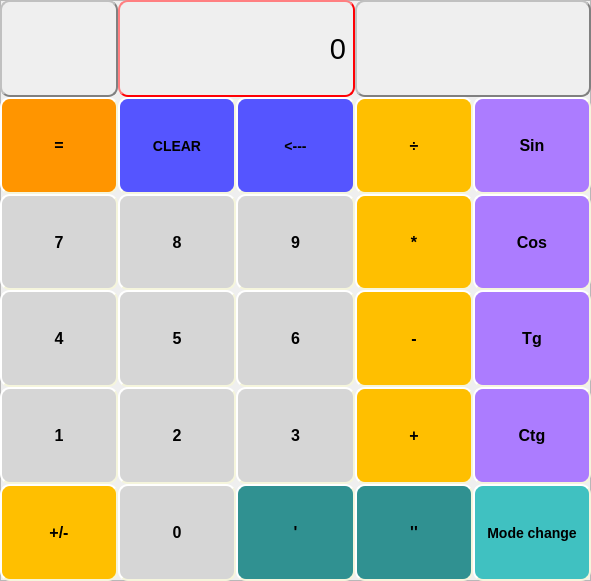
   <widget class="QFrame" name="frame">
    <property name="geometry">
     <rect>
      <x>10</x>
      <y>30</y>
      <width>591</width>
      <height>581</height>
     </rect>
    </property>
    <property name="frameShape">
     <enum>QFrame::StyledPanel</enum>
    </property>
    <property name="frameShadow">
     <enum>QFrame::Raised</enum>
    </property>
    <widget class="QWidget" name="gridLayoutWidget">
     <property name="geometry">
      <rect>
       <x>0</x>
       <y>0</y>
       <width>591</width>
       <height>581</height>
      </rect>
     </property>
     <layout class="QGridLayout" name="gridLayout">
      <property name="sizeConstraint">
       <enum>QLayout::SetDefaultConstraint</enum>
      </property>
      <property name="spacing">
       <number>0</number>
      </property>
      <item row="6" column="2">
       <widget class="QPushButton" name="BtnDot">
        <property name="sizePolicy">
         <sizepolicy hsizetype="MinimumExpanding" vsizetype="Expanding">
          <horstretch>0</horstretch>
          <verstretch>0</verstretch>
         </sizepolicy>
        </property>
        <property name="font">
         <font>
          <pointsize>-1</pointsize>
          <weight>75</weight>
          <italic>false</italic>
          <bold>true</bold>
         </font>
        </property>
        <property name="styleSheet">
         <string notr="true">QPushButton{
     background-color: rgb(48, 145, 145);
     border-style: outset;
     border-width: 2px;
     border-radius: 10px;
     border-color: beige;
     font: bold 16px;
 }
QPushButton:hover {
     background-color: rgb(41, 125, 125);
     border-style: inset;
 }
 QPushButton:pressed {
     background-color: rgb(31, 95, 95);
     border-style: inset;
 }
 QPushButton:checked {
     background-color:rgb(31, 95, 95);
     border-style: inset;
 }</string>
        </property>
        <property name="text">
         <string>'</string>
        </property>
        <property name="checkable">
         <bool>true</bool>
        </property>
        <property name="flat">
         <bool>false</bool>
        </property>
       </widget>
      </item>
      <item row="3" column="2">
       <widget class="QPushButton" name="Btn9">
        <property name="sizePolicy">
         <sizepolicy hsizetype="MinimumExpanding" vsizetype="Expanding">
          <horstretch>0</horstretch>
          <verstretch>0</verstretch>
         </sizepolicy>
        </property>
        <property name="font">
         <font>
          <pointsize>-1</pointsize>
          <weight>75</weight>
          <italic>false</italic>
          <bold>true</bold>
         </font>
        </property>
        <property name="styleSheet">
         <string notr="true">QPushButton{
     background-color: rgb(214, 214, 214);
     border-style: outset;
     border-width: 2px;
     border-radius: 10px;
     border-color: beige;
     font: bold 16px;
 }
 QPushButton:hover {
     background-color: rgb(188, 188, 188);
     border-style: inset;
 }
QPushButton:pressed {
     background-color: rgb(124, 124, 124);
     border-style: inset;
 }</string>
        </property>
        <property name="text">
         <string>9</string>
        </property>
        <property name="flat">
         <bool>false</bool>
        </property>
       </widget>
      </item>
      <item row="1" column="3" colspan="2">
       <widget class="QLabel" name="label_des">
        <property name="maximumSize">
         <size>
          <width>255</width>
          <height>16777215</height>
         </size>
        </property>
        <property name="font">
         <font>
          <pointsize>22</pointsize>
         </font>
        </property>
        <property name="styleSheet">
         <string notr="true">QLabel {
  border: 1px solid gray;
  border-style: outset;
  border-width: 2px;
  border-radius: 10px;
}</string>
        </property>
        <property name="text">
         <string/>
        </property>
        <property name="alignment">
         <set>Qt::AlignRight|Qt::AlignTrailing|Qt::AlignVCenter</set>
        </property>
       </widget>
      </item>
      <item row="4" column="1">
       <widget class="QPushButton" name="Btn5">
        <property name="sizePolicy">
         <sizepolicy hsizetype="MinimumExpanding" vsizetype="Expanding">
          <horstretch>0</horstretch>
          <verstretch>0</verstretch>
         </sizepolicy>
        </property>
        <property name="font">
         <font>
          <pointsize>-1</pointsize>
          <weight>75</weight>
          <italic>false</italic>
          <bold>true</bold>
         </font>
        </property>
        <property name="styleSheet">
         <string notr="true">QPushButton{
     background-color: rgb(214, 214, 214);
     border-style: outset;
     border-width: 2px;
     border-radius: 10px;
     border-color: beige;
     font: bold 16px;
 }
 QPushButton:hover {
     background-color: rgb(188, 188, 188);
     border-style: inset;
 }
QPushButton:pressed {
     background-color: rgb(124, 124, 124);
     border-style: inset;
 }</string>
        </property>
        <property name="text">
         <string>5</string>
        </property>
        <property name="flat">
         <bool>false</bool>
        </property>
       </widget>
      </item>
      <item row="3" column="4">
       <widget class="QPushButton" name="BtnCos">
        <property name="sizePolicy">
         <sizepolicy hsizetype="MinimumExpanding" vsizetype="Expanding">
          <horstretch>0</horstretch>
          <verstretch>0</verstretch>
         </sizepolicy>
        </property>
        <property name="font">
         <font>
          <pointsize>-1</pointsize>
          <weight>75</weight>
          <italic>false</italic>
          <bold>true</bold>
         </font>
        </property>
        <property name="styleSheet">
         <string notr="true">QPushButton{
     background-color: rgb(172, 124, 255);
     border-style: outset;
     border-width: 2px;
     border-radius: 10px;
     border-color: beige;
     font: bold 16px;
     min-width: 5em;
     padding: 6px;
 }
 QPushButton:hover {
     background-color: rgb(151, 110, 226);
     border-style: inset;
 }
 QPushButton:pressed {
     background-color: rgb(127, 92, 190);
     border-style: inset;
 }</string>
        </property>
        <property name="text">
         <string>Cos</string>
        </property>
       </widget>
      </item>
      <item row="5" column="0">
       <widget class="QPushButton" name="Btn1">
        <property name="sizePolicy">
         <sizepolicy hsizetype="MinimumExpanding" vsizetype="Expanding">
          <horstretch>0</horstretch>
          <verstretch>0</verstretch>
         </sizepolicy>
        </property>
        <property name="font">
         <font>
          <pointsize>-1</pointsize>
          <weight>75</weight>
          <italic>false</italic>
          <bold>true</bold>
         </font>
        </property>
        <property name="styleSheet">
         <string notr="true">QPushButton{
     background-color: rgb(214, 214, 214);
     border-style: outset;
     border-width: 2px;
     border-radius: 10px;
     border-color: beige;
     font: bold 16px;
 }
 QPushButton:hover {
     background-color: rgb(188, 188, 188);
     border-style: inset;
 }
QPushButton:pressed {
     background-color: rgb(124, 124, 124);
     border-style: inset;
 }</string>
        </property>
        <property name="text">
         <string>1</string>
        </property>
        <property name="flat">
         <bool>false</bool>
        </property>
       </widget>
      </item>
      <item row="5" column="4">
       <widget class="QPushButton" name="BtnCtg">
        <property name="sizePolicy">
         <sizepolicy hsizetype="MinimumExpanding" vsizetype="Expanding">
          <horstretch>0</horstretch>
          <verstretch>0</verstretch>
         </sizepolicy>
        </property>
        <property name="font">
         <font>
          <pointsize>-1</pointsize>
          <weight>75</weight>
          <italic>false</italic>
          <bold>true</bold>
         </font>
        </property>
        <property name="styleSheet">
         <string notr="true">QPushButton{
     background-color: rgb(172, 124, 255);
     border-style: outset;
     border-width: 2px;
     border-radius: 10px;
     border-color: beige;
     font: bold 16px;
     min-width: 5em;
     padding: 6px;
 }
 QPushButton:hover {
     background-color: rgb(151, 110, 226);
     border-style: inset;
 }
 QPushButton:pressed {
     background-color: rgb(127, 92, 190);
     border-style: inset;
 }</string>
        </property>
        <property name="text">
         <string>Ctg</string>
        </property>
       </widget>
      </item>
      <item row="2" column="1">
       <widget class="QPushButton" name="BtnClearAll">
        <property name="sizePolicy">
         <sizepolicy hsizetype="MinimumExpanding" vsizetype="Expanding">
          <horstretch>0</horstretch>
          <verstretch>0</verstretch>
         </sizepolicy>
        </property>
        <property name="font">
         <font>
          <pointsize>-1</pointsize>
          <weight>75</weight>
          <italic>false</italic>
          <bold>true</bold>
         </font>
        </property>
        <property name="styleSheet">
         <string notr="true">QPushButton{
     background-color: rgb(85, 85, 255);
     border-style: outset;
     border-width: 2px;
     border-radius: 10px;
     border-color: beige;
     font: bold 14px;
     min-width: 5em;
     padding: 6px;
 }
 QPushButton:hover {
     background-color:rgb(75, 75, 225);
     border-style: inset;
 }
 QPushButton:pressed {
     background-color: rgb(67, 67, 229);
     border-style: inset;
 }</string>
        </property>
        <property name="text">
         <string>CLEAR</string>
        </property>
        <property name="flat">
         <bool>false</bool>
        </property>
       </widget>
      </item>
      <item row="6" column="0">
       <widget class="QPushButton" name="BtnPM">
        <property name="sizePolicy">
         <sizepolicy hsizetype="MinimumExpanding" vsizetype="Expanding">
          <horstretch>0</horstretch>
          <verstretch>0</verstretch>
         </sizepolicy>
        </property>
        <property name="font">
         <font>
          <pointsize>-1</pointsize>
          <weight>75</weight>
          <italic>false</italic>
          <bold>true</bold>
         </font>
        </property>
        <property name="styleSheet">
         <string notr="true">QPushButton{
     background-color: rgb(255, 191, 0);
     border-style: outset;
     border-width: 2px;
     border-radius: 10px;
     border-color: beige;
     font: bold 16px;
 }
 QPushButton:hover {
	background-color: rgb(229, 168, 0);
     border-style: inset;
 }
 QPushButton:pressed {
     background-color:rgb(188, 138, 0);
     border-style: inset;
 }
 QPushButton:checked {
     background-color:rgb(188, 138, 0);
     border-style: inset;
 }</string>
        </property>
        <property name="text">
         <string>+/-</string>
        </property>
        <property name="flat">
         <bool>false</bool>
        </property>
       </widget>
      </item>
      <item row="4" column="3">
       <widget class="QPushButton" name="BtnMinus">
        <property name="sizePolicy">
         <sizepolicy hsizetype="MinimumExpanding" vsizetype="Expanding">
          <horstretch>0</horstretch>
          <verstretch>0</verstretch>
         </sizepolicy>
        </property>
        <property name="font">
         <font>
          <pointsize>-1</pointsize>
          <weight>75</weight>
          <italic>false</italic>
          <bold>true</bold>
         </font>
        </property>
        <property name="styleSheet">
         <string notr="true">QPushButton{
     background-color: rgb(255, 191, 0);
     border-style: outset;
     border-width: 2px;
     border-radius: 10px;
     border-color: beige;
     font: bold 16px;
 }
 QPushButton:hover {
	background-color: rgb(229, 168, 0);
     border-style: inset;
 }
 QPushButton:pressed {
     background-color:rgb(188, 138, 0);
     border-style: inset;
 }
 QPushButton:checked {
     background-color:rgb(188, 138, 0);
     border-style: inset;
 }</string>
        </property>
        <property name="text">
         <string>-</string>
        </property>
        <property name="flat">
         <bool>false</bool>
        </property>
       </widget>
      </item>
      <item row="1" column="0">
       <widget class="QLabel" name="label">
        <property name="sizePolicy">
         <sizepolicy hsizetype="MinimumExpanding" vsizetype="Preferred">
          <horstretch>0</horstretch>
          <verstretch>0</verstretch>
         </sizepolicy>
        </property>
        <property name="styleSheet">
         <string notr="true">QLabel {
  border: 1px solid gray;
  border: 1px solid gray;
  border-style: outset;
  border-width: 2px;
  border-radius: 10px;
}</string>
        </property>
        <property name="text">
         <string/>
        </property>
        <property name="alignment">
         <set>Qt::AlignLeading|Qt::AlignLeft|Qt::AlignTop</set>
        </property>
       </widget>
      </item>
      <item row="4" column="4">
       <widget class="QPushButton" name="BtnTg">
        <property name="sizePolicy">
         <sizepolicy hsizetype="MinimumExpanding" vsizetype="Expanding">
          <horstretch>0</horstretch>
          <verstretch>0</verstretch>
         </sizepolicy>
        </property>
        <property name="font">
         <font>
          <pointsize>-1</pointsize>
          <weight>75</weight>
          <italic>false</italic>
          <bold>true</bold>
         </font>
        </property>
        <property name="styleSheet">
         <string notr="true">QPushButton{
     background-color: rgb(172, 124, 255);
     border-style: outset;
     border-width: 2px;
     border-radius: 10px;
     border-color: beige;
     font: bold 16px;
     min-width: 5em;
     padding: 6px;
 }
 QPushButton:hover {
     background-color: rgb(151, 110, 226);
     border-style: inset;
 }
 QPushButton:pressed {
     background-color: rgb(127, 92, 190);
     border-style: inset;
 }</string>
        </property>
        <property name="text">
         <string>Tg</string>
        </property>
       </widget>
      </item>
      <item row="1" column="1" colspan="2">
       <widget class="QLabel" name="res_label">
        <property name="sizePolicy">
         <sizepolicy hsizetype="Preferred" vsizetype="Expanding">
          <horstretch>0</horstretch>
          <verstretch>0</verstretch>
         </sizepolicy>
        </property>
        <property name="maximumSize">
         <size>
          <width>255</width>
          <height>150</height>
         </size>
        </property>
        <property name="font">
         <font>
          <pointsize>22</pointsize>
         </font>
        </property>
        <property name="styleSheet">
         <string notr="true">QLabel {
  border: 1px solid gray;
  border-style: outset;
  border-width: 2px;
  border-radius: 10px;
  border-color: rgb(255, 0, 4);
}</string>
        </property>
        <property name="text">
         <string>0</string>
        </property>
        <property name="textFormat">
         <enum>Qt::AutoText</enum>
        </property>
        <property name="scaledContents">
         <bool>false</bool>
        </property>
        <property name="alignment">
         <set>Qt::AlignRight|Qt::AlignTrailing|Qt::AlignVCenter</set>
        </property>
        <property name="wordWrap">
         <bool>false</bool>
        </property>
        <property name="indent">
         <number>-1</number>
        </property>
       </widget>
      </item>
      <item row="6" column="3">
       <widget class="QPushButton" name="BtnPP">
        <property name="sizePolicy">
         <sizepolicy hsizetype="MinimumExpanding" vsizetype="Expanding">
          <horstretch>0</horstretch>
          <verstretch>0</verstretch>
         </sizepolicy>
        </property>
        <property name="font">
         <font>
          <pointsize>-1</pointsize>
          <weight>75</weight>
          <italic>false</italic>
          <bold>true</bold>
         </font>
        </property>
        <property name="styleSheet">
         <string notr="true">QPushButton{
     background-color: rgb(48, 145, 145);
     border-style: outset;
     border-width: 2px;
     border-radius: 10px;
     border-color: beige;
     font: bold 16px;
 }
QPushButton:hover {
     background-color: rgb(41, 125, 125);
     border-style: inset;
 }
 QPushButton:pressed {
     background-color: rgb(31, 95, 95);
     border-style: inset;
 }
 QPushButton:checked {
     background-color:rgb(31, 95, 95);
     border-style: inset;
 }</string>
        </property>
        <property name="text">
         <string>''</string>
        </property>
        <property name="checkable">
         <bool>true</bool>
        </property>
       </widget>
      </item>
      <item row="4" column="0">
       <widget class="QPushButton" name="Btn4">
        <property name="sizePolicy">
         <sizepolicy hsizetype="MinimumExpanding" vsizetype="Expanding">
          <horstretch>0</horstretch>
          <verstretch>0</verstretch>
         </sizepolicy>
        </property>
        <property name="font">
         <font>
          <pointsize>-1</pointsize>
          <weight>75</weight>
          <italic>false</italic>
          <bold>true</bold>
         </font>
        </property>
        <property name="styleSheet">
         <string notr="true">QPushButton{
     background-color: rgb(214, 214, 214);
     border-style: outset;
     border-width: 2px;
     border-radius: 10px;
     border-color: beige;
     font: bold 16px;
 }
 QPushButton:hover {
     background-color: rgb(188, 188, 188);
     border-style: inset;
 }
QPushButton:pressed {
     background-color: rgb(124, 124, 124);
     border-style: inset;
 }</string>
        </property>
        <property name="text">
         <string>4</string>
        </property>
        <property name="flat">
         <bool>false</bool>
        </property>
       </widget>
      </item>
      <item row="2" column="2">
       <widget class="QPushButton" name="BtnDelOne">
        <property name="sizePolicy">
         <sizepolicy hsizetype="MinimumExpanding" vsizetype="Expanding">
          <horstretch>0</horstretch>
          <verstretch>0</verstretch>
         </sizepolicy>
        </property>
        <property name="font">
         <font>
          <pointsize>-1</pointsize>
          <weight>75</weight>
          <italic>false</italic>
          <bold>true</bold>
         </font>
        </property>
        <property name="styleSheet">
         <string notr="true">QPushButton{
     background-color: rgb(85, 85, 255);
     border-style: outset;
     border-width: 2px;
     border-radius: 10px;
     border-color: beige;
     font: bold 14px;
     min-width: 5em;
     padding: 6px;
 }
 QPushButton:hover {
     background-color:rgb(75, 75, 225);
     border-style: inset;
 }
 QPushButton:pressed {
     background-color: rgb(67, 67, 229);
     border-style: inset;
 }</string>
        </property>
        <property name="text">
         <string>&lt;---</string>
        </property>
        <property name="flat">
         <bool>false</bool>
        </property>
       </widget>
      </item>
      <item row="5" column="3">
       <widget class="QPushButton" name="BtnPlus">
        <property name="sizePolicy">
         <sizepolicy hsizetype="MinimumExpanding" vsizetype="Expanding">
          <horstretch>0</horstretch>
          <verstretch>0</verstretch>
         </sizepolicy>
        </property>
        <property name="font">
         <font>
          <pointsize>-1</pointsize>
          <weight>75</weight>
          <italic>false</italic>
          <bold>true</bold>
         </font>
        </property>
        <property name="styleSheet">
         <string notr="true">QPushButton{
     background-color: rgb(255, 191, 0);
     border-style: outset;
     border-width: 2px;
     border-radius: 10px;
     border-color: beige;
     font: bold 16px;
 }
 QPushButton:hover {
	background-color: rgb(229, 168, 0);
     border-style: inset;
 }
 QPushButton:pressed {
     background-color:rgb(188, 138, 0);
     border-style: inset;
 }
 QPushButton:checked {
     background-color:rgb(188, 138, 0);
     border-style: inset;
 }</string>
        </property>
        <property name="text">
         <string>+</string>
        </property>
        <property name="autoRepeat">
         <bool>false</bool>
        </property>
        <property name="autoExclusive">
         <bool>false</bool>
        </property>
        <property name="flat">
         <bool>false</bool>
        </property>
       </widget>
      </item>
      <item row="3" column="0">
       <widget class="QPushButton" name="Btn7">
        <property name="sizePolicy">
         <sizepolicy hsizetype="MinimumExpanding" vsizetype="Expanding">
          <horstretch>0</horstretch>
          <verstretch>0</verstretch>
         </sizepolicy>
        </property>
        <property name="font">
         <font>
          <pointsize>-1</pointsize>
          <weight>75</weight>
          <italic>false</italic>
          <bold>true</bold>
         </font>
        </property>
        <property name="styleSheet">
         <string notr="true">QPushButton{
     background-color: rgb(214, 214, 214);
     border-style: outset;
     border-width: 2px;
     border-radius: 10px;
     border-color: beige;
     font: bold 16px;
 }
 QPushButton:hover {
     background-color: rgb(188, 188, 188);
     border-style: inset;
 }
QPushButton:pressed {
     background-color: rgb(124, 124, 124);
     border-style: inset;
 }</string>
        </property>
        <property name="text">
         <string>7</string>
        </property>
        <property name="flat">
         <bool>false</bool>
        </property>
       </widget>
      </item>
      <item row="6" column="4">
       <widget class="QPushButton" name="BtnMode">
        <property name="sizePolicy">
         <sizepolicy hsizetype="MinimumExpanding" vsizetype="Expanding">
          <horstretch>0</horstretch>
          <verstretch>0</verstretch>
         </sizepolicy>
        </property>
        <property name="font">
         <font>
          <pointsize>-1</pointsize>
          <weight>75</weight>
          <italic>false</italic>
          <bold>true</bold>
         </font>
        </property>
        <property name="styleSheet">
         <string notr="true">QPushButton{
     background-color: rgb(64, 193, 193);
     border-style: outset;
     border-width: 2px;
     border-radius: 10px;
     border-color: beige;
     font: bold 14px;
     min-width: 5em;
     padding: 6px;
 }
 QPushButton:hover {
     background-color:rgb(51, 153, 153);
     border-style: inset;
 }
 QPushButton:pressed {
     background-color: rgb(36, 108, 108);
     border-style: inset;
 }
 QPushButton:checked {
     background-color: rgb(36, 108, 108);
     border-style: inset;
 }</string>
        </property>
        <property name="text">
         <string>Mode change</string>
        </property>
        <property name="checkable">
         <bool>true</bool>
        </property>
       </widget>
      </item>
      <item row="2" column="0">
       <widget class="QPushButton" name="BtnDo">
        <property name="sizePolicy">
         <sizepolicy hsizetype="MinimumExpanding" vsizetype="Expanding">
          <horstretch>0</horstretch>
          <verstretch>0</verstretch>
         </sizepolicy>
        </property>
        <property name="font">
         <font>
          <pointsize>-1</pointsize>
          <weight>75</weight>
          <italic>false</italic>
          <bold>true</bold>
         </font>
        </property>
        <property name="styleSheet">
         <string notr="true">QPushButton{
     background-color: rgb(255, 149, 0);
     border-style: outset;
     border-width: 2px;
     border-radius: 10px;
     border-color: beige;
     font: bold 16px;
 }
 QPushButton:hover {
     background-color: rgb(232, 135, 0);
     border-style: inset;
 }
QPushButton:pressed {
     background-color: rgb(202, 114, 0);
     border-style: inset;
 }</string>
        </property>
        <property name="text">
         <string>=</string>
        </property>
        <property name="flat">
         <bool>false</bool>
        </property>
       </widget>
      </item>
      <item row="5" column="2">
       <widget class="QPushButton" name="Btn3">
        <property name="sizePolicy">
         <sizepolicy hsizetype="MinimumExpanding" vsizetype="Expanding">
          <horstretch>0</horstretch>
          <verstretch>0</verstretch>
         </sizepolicy>
        </property>
        <property name="font">
         <font>
          <pointsize>-1</pointsize>
          <weight>75</weight>
          <italic>false</italic>
          <bold>true</bold>
         </font>
        </property>
        <property name="styleSheet">
         <string notr="true">QPushButton{
     background-color: rgb(214, 214, 214);
     border-style: outset;
     border-width: 2px;
     border-radius: 10px;
     border-color: beige;
     font: bold 16px;
 }
 QPushButton:hover {
     background-color: rgb(188, 188, 188);
     border-style: inset;
 }
QPushButton:pressed {
     background-color: rgb(124, 124, 124);
     border-style: inset;
 }</string>
        </property>
        <property name="text">
         <string>3</string>
        </property>
        <property name="flat">
         <bool>false</bool>
        </property>
       </widget>
      </item>
      <item row="5" column="1">
       <widget class="QPushButton" name="Btn2">
        <property name="sizePolicy">
         <sizepolicy hsizetype="MinimumExpanding" vsizetype="Expanding">
          <horstretch>0</horstretch>
          <verstretch>0</verstretch>
         </sizepolicy>
        </property>
        <property name="font">
         <font>
          <pointsize>-1</pointsize>
          <weight>75</weight>
          <italic>false</italic>
          <bold>true</bold>
         </font>
        </property>
        <property name="styleSheet">
         <string notr="true">QPushButton{
     background-color: rgb(214, 214, 214);
     border-style: outset;
     border-width: 2px;
     border-radius: 10px;
     border-color: beige;
     font: bold 16px;
 }
 QPushButton:hover {
     background-color: rgb(188, 188, 188);
     border-style: inset;
 }
QPushButton:pressed {
     background-color: rgb(124, 124, 124);
     border-style: inset;
 }</string>
        </property>
        <property name="text">
         <string>2</string>
        </property>
        <property name="flat">
         <bool>false</bool>
        </property>
       </widget>
      </item>
      <item row="3" column="1">
       <widget class="QPushButton" name="Btn8">
        <property name="sizePolicy">
         <sizepolicy hsizetype="MinimumExpanding" vsizetype="Expanding">
          <horstretch>0</horstretch>
          <verstretch>0</verstretch>
         </sizepolicy>
        </property>
        <property name="font">
         <font>
          <pointsize>-1</pointsize>
          <weight>75</weight>
          <italic>false</italic>
          <bold>true</bold>
         </font>
        </property>
        <property name="styleSheet">
         <string notr="true">QPushButton{
     background-color: rgb(214, 214, 214);
     border-style: outset;
     border-width: 2px;
     border-radius: 10px;
     border-color: beige;
     font: bold 16px;
 }
 QPushButton:hover {
     background-color: rgb(188, 188, 188);
     border-style: inset;
 }
QPushButton:pressed {
     background-color: rgb(124, 124, 124);
     border-style: inset;
 }</string>
        </property>
        <property name="text">
         <string>8</string>
        </property>
        <property name="flat">
         <bool>false</bool>
        </property>
       </widget>
      </item>
      <item row="3" column="3">
       <widget class="QPushButton" name="BtnMult">
        <property name="sizePolicy">
         <sizepolicy hsizetype="MinimumExpanding" vsizetype="Expanding">
          <horstretch>0</horstretch>
          <verstretch>0</verstretch>
         </sizepolicy>
        </property>
        <property name="font">
         <font>
          <pointsize>-1</pointsize>
          <weight>75</weight>
          <italic>false</italic>
          <bold>true</bold>
         </font>
        </property>
        <property name="styleSheet">
         <string notr="true">QPushButton{
     background-color: rgb(255, 191, 0);
     border-style: outset;
     border-width: 2px;
     border-radius: 10px;
     border-color: beige;
     font: bold 16px;
 }
 QPushButton:hover {
	background-color: rgb(229, 168, 0);
     border-style: inset;
 }
 QPushButton:pressed {
     background-color:rgb(188, 138, 0);
     border-style: inset;
 }
 QPushButton:checked {
     background-color:rgb(188, 138, 0);
     border-style: inset;
 }</string>
        </property>
        <property name="text">
         <string>*</string>
        </property>
        <property name="flat">
         <bool>false</bool>
        </property>
       </widget>
      </item>
      <item row="2" column="4">
       <widget class="QPushButton" name="BtnSin">
        <property name="sizePolicy">
         <sizepolicy hsizetype="MinimumExpanding" vsizetype="Expanding">
          <horstretch>0</horstretch>
          <verstretch>0</verstretch>
         </sizepolicy>
        </property>
        <property name="font">
         <font>
          <pointsize>-1</pointsize>
          <weight>75</weight>
          <italic>false</italic>
          <bold>true</bold>
         </font>
        </property>
        <property name="styleSheet">
         <string notr="true">QPushButton{
     background-color: rgb(172, 124, 255);
     border-style: outset;
     border-width: 2px;
     border-radius: 10px;
     border-color: beige;
     font: bold 16px;
     min-width: 5em;
     padding: 6px;
 }
 QPushButton:hover {
     background-color: rgb(151, 110, 226);
     border-style: inset;
 }
 QPushButton:pressed {
     background-color: rgb(127, 92, 190);
     border-style: inset;
 }</string>
        </property>
        <property name="text">
         <string>Sin</string>
        </property>
       </widget>
      </item>
      <item row="6" column="1">
       <widget class="QPushButton" name="Btn0">
        <property name="sizePolicy">
         <sizepolicy hsizetype="MinimumExpanding" vsizetype="Expanding">
          <horstretch>0</horstretch>
          <verstretch>0</verstretch>
         </sizepolicy>
        </property>
        <property name="font">
         <font>
          <pointsize>-1</pointsize>
          <weight>75</weight>
          <italic>false</italic>
          <bold>true</bold>
         </font>
        </property>
        <property name="styleSheet">
         <string notr="true">QPushButton{
     background-color: rgb(214, 214, 214);
     border-style: outset;
     border-width: 2px;
     border-radius: 10px;
     border-color: beige;
     font: bold 16px;
 }
 QPushButton:hover {
     background-color: rgb(188, 188, 188);
     border-style: inset;
 }
QPushButton:pressed {
     background-color: rgb(124, 124, 124);
     border-style: inset;
 }</string>
        </property>
        <property name="text">
         <string>0</string>
        </property>
        <property name="flat">
         <bool>false</bool>
        </property>
       </widget>
      </item>
      <item row="4" column="2">
       <widget class="QPushButton" name="Btn6">
        <property name="sizePolicy">
         <sizepolicy hsizetype="MinimumExpanding" vsizetype="Expanding">
          <horstretch>0</horstretch>
          <verstretch>0</verstretch>
         </sizepolicy>
        </property>
        <property name="font">
         <font>
          <pointsize>-1</pointsize>
          <weight>75</weight>
          <italic>false</italic>
          <bold>true</bold>
         </font>
        </property>
        <property name="styleSheet">
         <string notr="true">QPushButton{
     background-color: rgb(214, 214, 214);
     border-style: outset;
     border-width: 2px;
     border-radius: 10px;
     border-color: beige;
     font: bold 16px;
 }
 QPushButton:hover {
     background-color: rgb(188, 188, 188);
     border-style: inset;
 }
QPushButton:pressed {
     background-color: rgb(124, 124, 124);
     border-style: inset;
 }</string>
        </property>
        <property name="text">
         <string>6</string>
        </property>
        <property name="flat">
         <bool>false</bool>
        </property>
       </widget>
      </item>
      <item row="2" column="3">
       <widget class="QPushButton" name="BtnDevide">
        <property name="sizePolicy">
         <sizepolicy hsizetype="MinimumExpanding" vsizetype="Expanding">
          <horstretch>0</horstretch>
          <verstretch>0</verstretch>
         </sizepolicy>
        </property>
        <property name="font">
         <font>
          <pointsize>-1</pointsize>
          <weight>75</weight>
          <italic>false</italic>
          <bold>true</bold>
         </font>
        </property>
        <property name="styleSheet">
         <string notr="true">QPushButton{
     background-color: rgb(255, 191, 0);
     border-style: outset;
     border-width: 2px;
     border-radius: 10px;
     border-color: beige;
     font: bold 16px;
 }
 QPushButton:hover {
	background-color: rgb(229, 168, 0);
     border-style: inset;
 }
 QPushButton:pressed {
     background-color:rgb(188, 138, 0);
     border-style: inset;
 }
 QPushButton:checked {
     background-color:rgb(188, 138, 0);
     border-style: inset;
 }</string>
        </property>
        <property name="text">
         <string>÷</string>
        </property>
        <property name="flat">
         <bool>false</bool>
        </property>
       </widget>
      </item>
     </layout>
    </widget>
   </widget>
